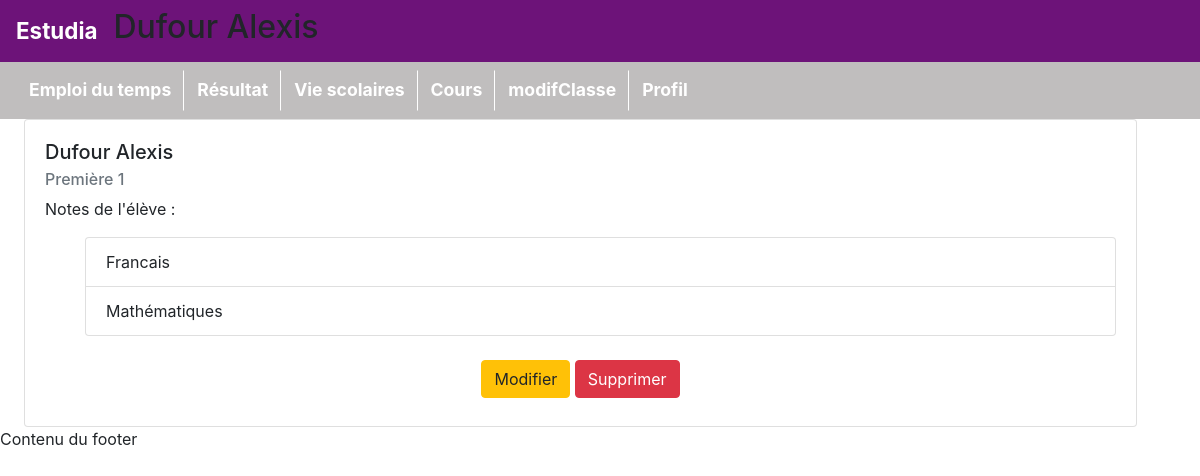
/pages/infoUtilisateur.php?id=3 (signed in), run on the app's committed database.
### tables this page shows
CREATE TABLE IF NOT EXISTS `eleve` (
  `nom` varchar(100) NOT NULL,
  `prenom` varchar(100) NOT NULL,
  `idUtilisateur` int(11) NOT NULL,
  `IDfiliere` int(11) DEFAULT NULL,
  `idEtude` int(11) DEFAULT NULL
);

CREATE TABLE IF NOT EXISTS `etudes` (
  `idEtude` int(11) NOT NULL AUTO_INCREMENT,
  `classe` int(11) NOT NULL,
  `nom` varchar(100) NOT NULL,
  PRIMARY KEY (`idEtude`)
);

CREATE TABLE IF NOT EXISTS `matieres` (
  `idMatiere` int(11) NOT NULL AUTO_INCREMENT,
  `matiere` varchar(100) NOT NULL,
  PRIMARY KEY (`idMatiere`)
);

### modeles/modeles.php (called while the page is built, shortened)
<?php
function getBdd()
{
    return new PDO('mysql:host=localhost;dbname=estudia;charset=UTF8', 'root', '',  array(PDO::ATTR_ERRMODE => PDO::ERRMODE_EXCEPTION));
}
?>

### pages/infoUtilisateur.php (the view, shortened to what this page needs)
<?php
require_once "entete.php";
if(!empty($_GET["id"]))
{
    $requete = getBdd() -> prepare("SELECT eleve.nom AS nom, etudes.nom AS titre, etudes.classe, prenom, idUtilisateur FROM eleve LEFT JOIN etudes USING(idEtude) WHERE idUtilisateur = ?");
    $requete -> execute([$_GET["id"]]);
    $eleve = $requete -> fetch(PDO::FETCH_ASSOC);
    $requete = getBdd() -> prepare("SELECT matiere FROM matieres");
    $requete -> execute();
    $matieres = $requete -> fetchAll(PDO::FETCH_ASSOC);
    ?>
    <div class="row">
        <div class="col md-4">
            <div class="card">
                <div class="card-body">
                    <h5 class="card-title"><?=$eleve["nom"]. " ".$eleve["prenom"];?></h5>
                    <h6 class="card-subtitle mb-2 text-muted">
                        <?=$eleve["titre"]." ".$eleve["classe"];?>
                    </h6>
                    <p>
                        Notes de l'élève :
                        <ul>
                        <?php
                        foreach($matieres as $matiere)
                        {
                            ?>
                            <ul class="list-group-item">
                                <?=$matiere["matiere"];?>
                            </ul>
                            <?php
                        }
                            ?>
                        </ul>
                    </p>
                    <div class="text-center">
                        <button onclick="afficherModif()" class="btn btn-warning my-2">Modifier</button>
                        <a href="supprimerProduit.php?id=<?=$_GET["id"]?>" class="btn btn-danger my-2">Supprimer</a>
                    </div>
                </div>
            </div>
        </div>
    </div>
    <?php
}
    ?>
<?php
require_once "footer.php";

### data on the page
eleve: nom "Dufour", prenom "Alexis", idEtude.nom "Première", idEtude.classe "1"
matieres: matiere "Francais"
matieres: matiere "Mathématiques"

### other printed values
$_SESSION["nom"] "Dufour"
$_SESSION["prenom"] "Alexis"
